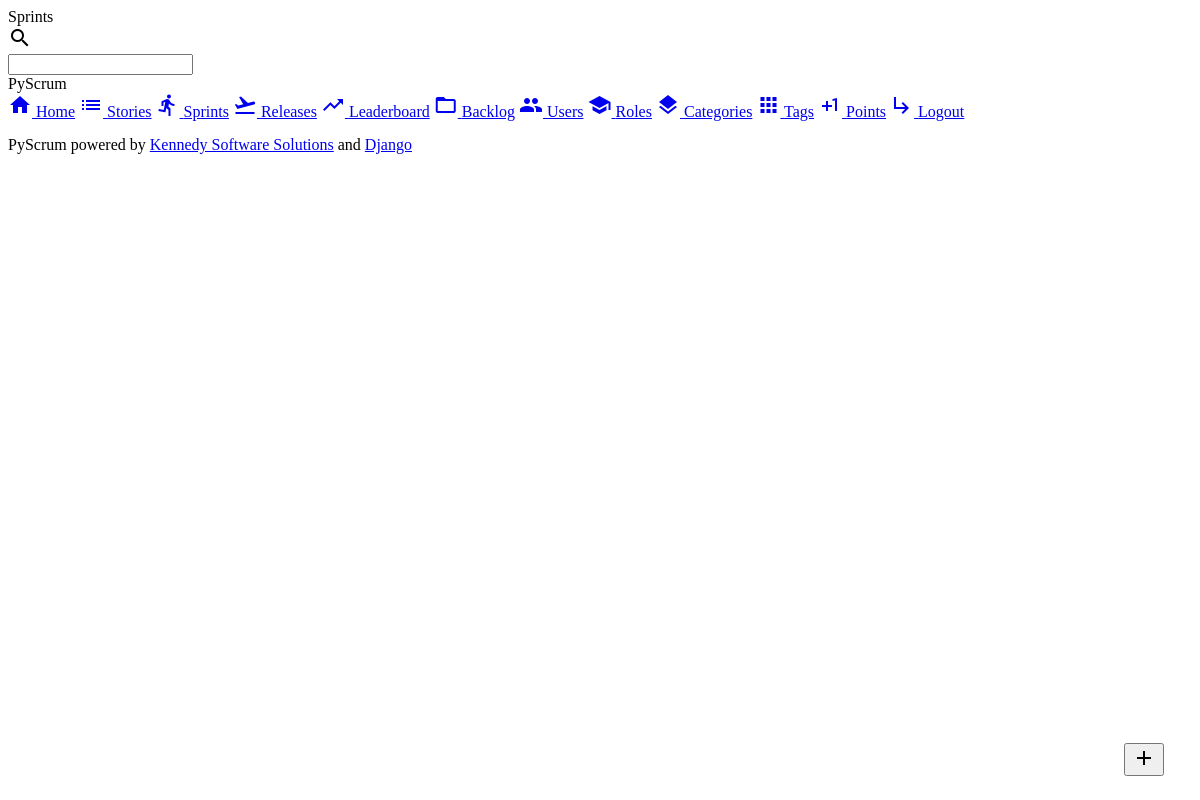
The app's page /sprints/ (signed in), older data.
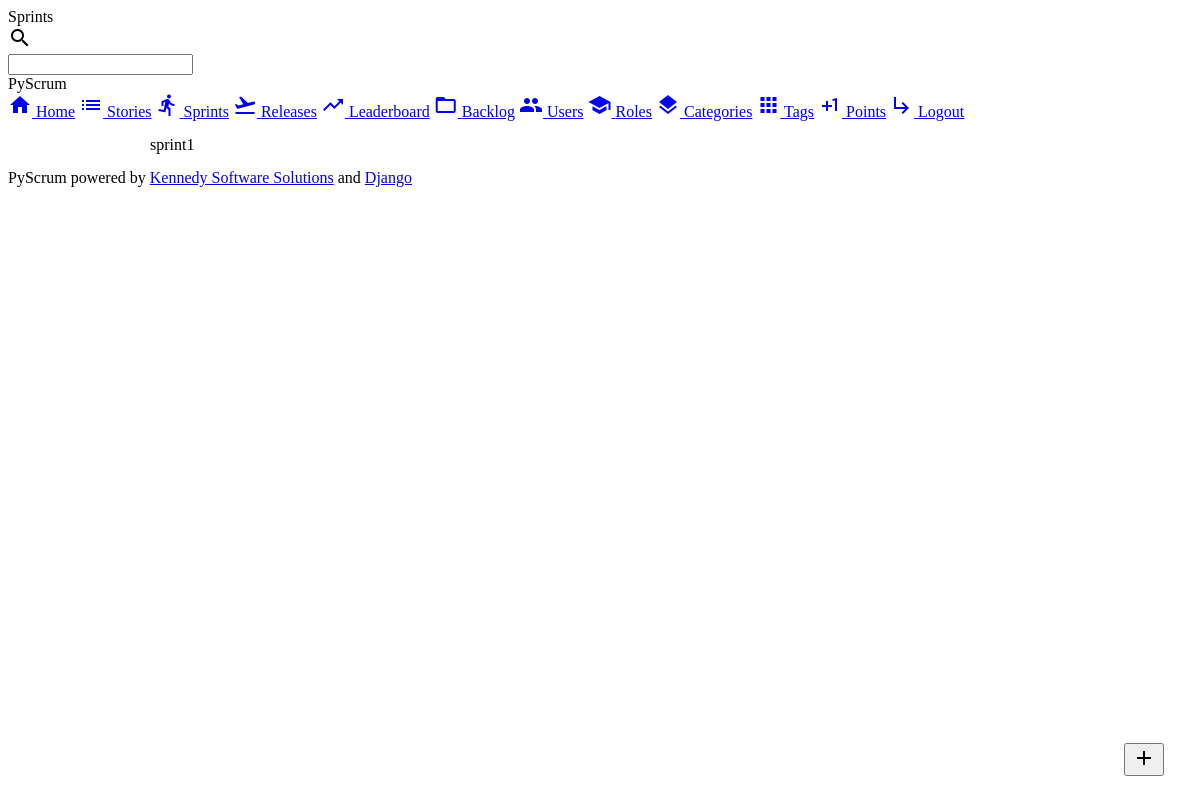
The same page, newer data.
### main/models.py (models this page shows, shortened)
class Sprint(models.Model):
    name = models.CharField(max_length=200, unique=True)
    release = models.ForeignKey(Release)
    start_date = models.DateField(null=True, db_index=True)
    due_date = models.DateField(null=True, db_index=True)

### main/views.py (the view)
# urls.py: url(r'^sprints/$', views.sprints, name='sprints'),
@login_required
def sprints(request):
    if request.method == 'GET':
        form = SprintForm()
        sprints = Sprint.objects.order_by('name')
        output = ", ".join([s.name for s in sprints])
        return render(request, "main/sprints.html", {
            'output': output,
            'form': form,
            'title': "Sprints",
        })
    else:
        form = SprintForm(request.POST)
        if form.is_valid():
            form.save()
            return HttpResponseRedirect("/sprints/")

### main/models.py
class SprintForm(ModelForm):
    class Meta:
        model = Sprint
        fields = '__all__'
        widgets = {
            'name': TextInput(attrs={'class': 'mdl-textfield__input'}),
            'release': Select(attrs={'class': 'mdl-textfield__input'}),
            'start_date': DateInput(attrs={'type': 'date'}),
            'due_date': DateInput(attrs={'type': 'date'}),
        }

### main/models.py (called while the page is built)
    def __str__(self):
        return self.name

### main/templates/main/sprints.html
{% extends "main/base.html" %}
{% block content %}
{% include "main/include/new_dialog.html" %}
{{ output }}
{% endblock content %}

### main/templates/main/base.html (shortened to what this page needs)
<!DOCTYPE html>
<html lang="en">
    {% include "main/include/head.html" %}
    <body>
        <div class="mdl-layout mdl-js-layout mdl-layout--fixed-drawer
                mdl-layout--fixed-header">
            {% include "main/include/header.html" %}
            {% include "main/include/drawer.html" %}
                <main class="mdl-layout__content">
                    <div class="page-container">
                        <div class="page-content">
                        {% block content %}
                        {% endblock content %}
                        </div>
                    </div>
                    {% include "main/include/footer.html" %}
                </main>
        </div>
    </body>
</html>

### main/templates/main/include/head.html (shortened to what this page needs)
{% load static %}
<link rel="stylesheet" href="https://code.getmdl.io/1.3.0/material.indigo-pink.min.css">
<link rel="stylesheet" href="{% static 'main/css/main.css' %}">

### main/templates/main/include/header.html (shortened to what this page needs)
<header class="mdl-layout__header">
    <div class="mdl-layout__header-row">
        <span class="mdl-layout-title">{{ title }}</span>
        <div class="mdl-textfield mdl-js-textfield mdl-textfield--expandable
                  mdl-textfield--floating-label mdl-textfield--align-right">
            <label class="mdl-button mdl-js-button mdl-button--icon"
                   for="fixed-header-drawer-exp">
                <i class="material-icons">search</i>
            </label>
            <div class="mdl-textfield__expandable-holder">
                <input class="mdl-textfield__input" type="text" name="sample"
                       id="fixed-header-drawer-exp">
            </div>
        </div>
    </div>
</header>

### main/templates/main/include/drawer.html
<div class="mdl-layout__drawer">
    <span class="mdl-layout-title">PyScrum</span>
    <nav class="mdl-navigation">
        <a class="mdl-navigation__link" href="/"><i class="material-icons">home</i> Home</a>
        {% if user.is_authenticated %}
        <a class="mdl-navigation__link" href="/stories"><i class="material-icons">list</i> Stories</a>
        <a class="mdl-navigation__link" href="/sprints"><i class="material-icons">directions_run</i> Sprints</a>
        <a class="mdl-navigation__link" href="/releases"><i class="material-icons">flight_takeoff</i> Releases</a>
        <a class="mdl-navigation__link" href="/leaderboard"><i class="material-icons">trending_up</i> Leaderboard</a>
        <a class="mdl-navigation__link" href="/backlog"><i class="material-icons">folder_open</i> Backlog</a>
        {% if user.is_superuser %}
        <a class="mdl-navigation__link" href="/users"><i class="material-icons">people</i> Users</a>
        <a class="mdl-navigation__link" href="/roles"><i class="material-icons">school</i> Roles</a>
        <a class="mdl-navigation__link" href="/categories"><i class="material-icons">layers</i> Categories</a>
        <a class="mdl-navigation__link" href="/tags"><i class="material-icons">apps</i> Tags</a>
        <a class="mdl-navigation__link" href="/points"><i class="material-icons">plus_one</i> Points</a>
        {% endif %}
        <a class="mdl-navigation__link" href="/logout"><i class="material-icons">subdirectory_arrow_right</i> Logout</a>
        {% endif %}
    </nav>
</div>

### main/templates/main/include/new_dialog.html (shortened to what this page needs)
<button id="scrum-modal-open" class="scrum-add-new mdl-button mdl-js-button mdl-button--fab mdl-button--colored">
    <i class="material-icons">add</i>
</button>

### main/templates/main/include/footer.html
<footer class="scrum-footer mdl-mini-footer">
    <div class="mdl-mini-footer__left-section">
        <div class="mdl-logo">PyScrum powered by <a href="https://kennedy.software">Kennedy Software Solutions</a> and <a href="https://www.djangoproject.com/">Django</a></div>
    </div>
</footer>

### main/templates/main/include/scripts.html (shortened to what this page needs)
{% load static %}

### main/static/main/css/main.css (style rules this page uses)
:root { --drawer-width: 240px; }
.mdl-textfield { width: 100%; }
.page-content { margin: 15px auto 15px auto; max-width: 900px; }
.scrum-add-new { position: fixed; bottom: 24px; right: 36px; }

Row changes from the older to the newer data that the page shows:
added Sprint: name "sprint1"
